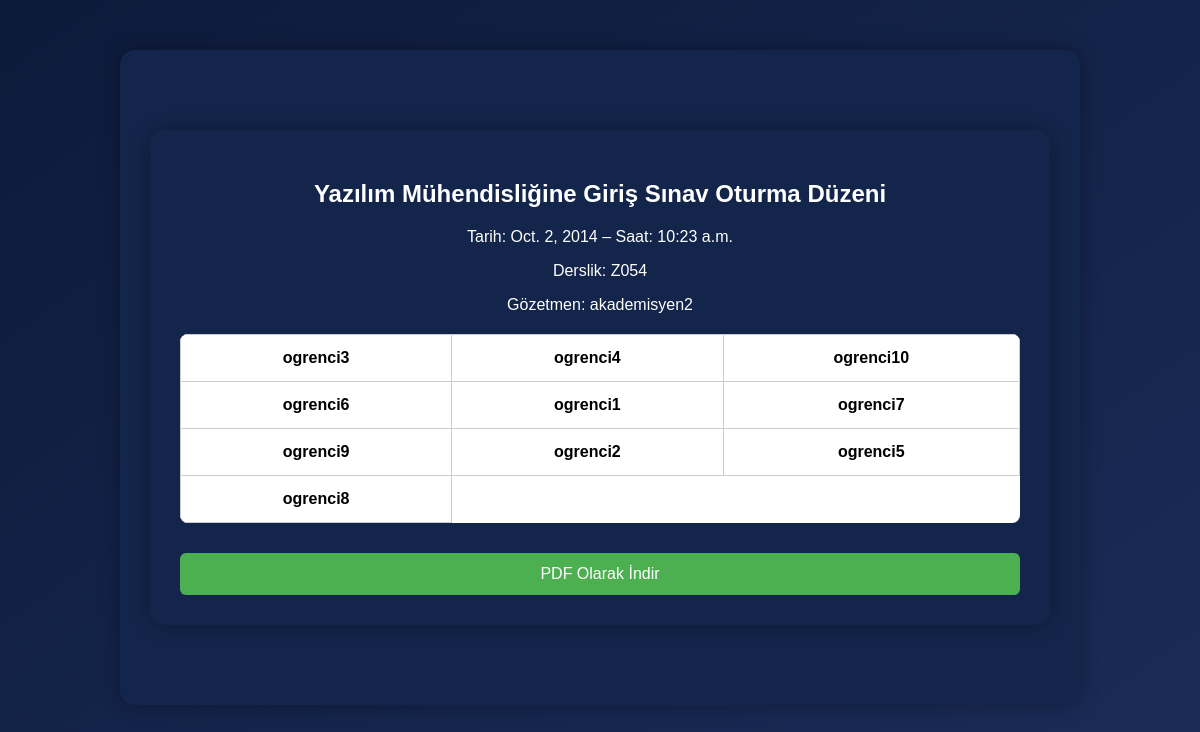
Screenshot of /uni/sinav/9/oturma-gor/ (signed in) with the database file from the repository.
### uni/models.py (models this page shows, shortened)
class SinavProgrami(models.Model):
    ders = models.ForeignKey(Ders, on_delete=models.CASCADE)
    derslik = models.ForeignKey(Derslik, on_delete=models.CASCADE)
    tarih = models.DateField()
    saat = models.TimeField()
    gozetmen = models.ForeignKey(CustomUser, on_delete=models.SET_NULL, null=True, blank=True, limit_choices_to={'role': 'akademisyen'})

class Ders(models.Model):
    kod = models.CharField(max_length=10, unique=True)
    ad = models.CharField(max_length=100)
    ogrenci_sayisi = models.IntegerField(default=0)
    kredi = models.IntegerField()
    bolum = models.CharField(max_length=100)

class Derslik(models.Model):
    ad = models.CharField(max_length=50, unique=True)
    kapasite = models.IntegerField()

class CustomUser(AbstractUser):
    ROLE_CHOICES = (
        ('bolum_baskani', 'Bölüm Başkanı'),
        ('bolum_sekreteri', 'Bölüm Sekreteri'),
        ('akademisyen', 'Akademisyen'),
        ('ogrenci', 'Öğrenci'),
    )
    role = models.CharField(max_length=20, choices=ROLE_CHOICES, null=True, blank=True)

### uni/views.py (the view)
# urls.py: path('sinav/<int:sinav_id>/oturma-gor/', views.oturma_plani_goruntule, name='oturma_plani'),
@login_required
def oturma_plani_goruntule(request, sinav_id):
    sinav = get_object_or_404(SinavProgrami, id=sinav_id)
    planlar = OturmaPlani.objects.filter(sinav=sinav).order_by('sira_no')
    oturma_duzeni = []
    row = []
    for i, plan in enumerate(planlar):
        row.append(plan.ogrenci)
        if (i + 1) % 3 == 0:
            oturma_duzeni.append(row)
            row = []
    if row:
        oturma_duzeni.append(row)
    return render(request, 'oturma_plani.html', {
        'sinav': sinav,
        'oturma_duzeni': oturma_duzeni
    })

### uni/templates/oturma_plani.html (shortened to what this page needs)
{% extends "base.html" %}
{% block content %}
<div class="container">
    <h2>{{ sinav.ders.ad }} Sınav Oturma Düzeni</h2>
    <p>Tarih: {{ sinav.tarih }} – Saat: {{ sinav.saat }}</p>
    <p>Derslik: {{ sinav.derslik.ad }}</p>
    <p>Gözetmen: {% if sinav.gozetmen %}{{ sinav.gozetmen.username }}{% else %}Yok{% endif %}</p>
    <table>
        {% for row in oturma_duzeni %}
        <tr>
            {% for cell in row %}
            <td>
                {% if cell %}
                    {% if cell.username %}{{ cell.username }}{% else %}{{ cell }}{% endif %}
                {% else %}
                    Boş
                {% endif %}
            </td>
            {% endfor %}
        </tr>
        {% endfor %}
    </table>
    <a href="{% url 'oturma_plani_pdf' sinav.id %}" class="btn-download">PDF Olarak İndir</a>
</div>
{% endblock %}

### uni/templates/base.html (style rules this page uses)
body { margin: 0; padding: 0; background: linear-gradient(to bottom right, #0d1a3a, #223362); font-family: Arial, sans-serif; color: white; min-height: 100vh; }
.container { max-width: 1000px; margin: 0 auto; padding: 40px 20px; text-align: center; }
h2 { margin-bottom: 10px; }
p { margin-bottom: 30px; }

### uni/templates/oturma_plani.html (style rules this page uses)
body { background: linear-gradient(to bottom right, #0d1a3a, #1b2c59); color: white; font-family: Arial, sans-serif; margin: 0; padding: 0; min-height: 100vh; }
.container { max-width: 900px; margin: 50px auto; background-color: #13254b; padding: 30px; border-radius: 15px; box-shadow: 0 0 20px rgba(0, 0, 0, 0.3); }
h2 { text-align: center; margin-bottom: 20px; }
p { text-align: center; margin-bottom: 10px; }
table { width: 100%; border-collapse: collapse; background-color: white; color: black; margin-top: 20px; border-radius: 8px; overflow: hidden; }
td { padding: 14px; text-align: center; border: 1px solid #ccc; font-weight: bold; }
.btn-download { margin: 30px auto 0; display: block; padding: 12px 20px; background-color: #4caf50; color: white; border: none; border-radius: 6px; font-size: 16px; cursor: pointer; text-decoration: none; text-align: center; }

### rows the page displays
SinavProgrami: ders.ad "Yazılım Mühendisliğine Giriş", tarih "Oct. 2, 2014", saat "10:23 a.m.", derslik.ad "Z054", gozetmen.username "akademisyen2"
CustomUser: username "ogrenci3"
CustomUser: username "ogrenci4"
CustomUser: username "ogrenci10"
CustomUser: username "ogrenci6"
CustomUser: username "ogrenci1"
CustomUser: username "ogrenci7"
CustomUser: username "ogrenci9"
CustomUser: username "ogrenci2"
CustomUser: username "ogrenci5"
CustomUser: username "ogrenci8"
